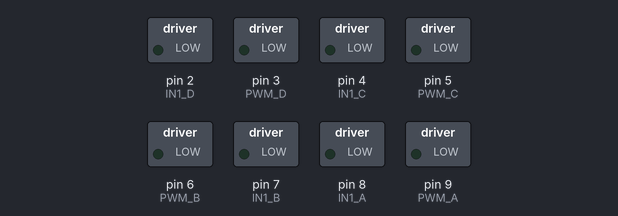
Simulated run of this sketch. Board: Arduino Uno, built with avr-gcc and run on an emulated ATmega328P. On the bench: switched loads named in the sketch (green lamp = pin HIGH). What the sketch prints to the serial monitor is not drawn.

Above: at 0.15 s.
At 3.2 s:
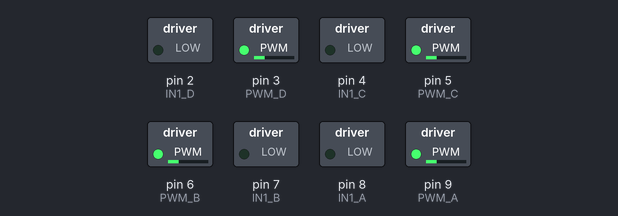
Timing chart, 0 to 4.7 s (numbered marks = the images above):
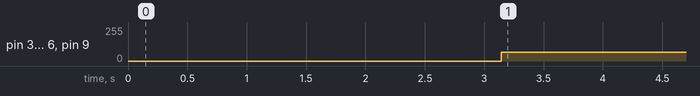

Measured:
- by itself, pin 3 (PWM_D), pin 5 (PWM_C), pin 6 (PWM_B), pin 9 (PWM_A): 0/255 → 67/255 at 3.1 s

The sketch:

mecanum_pid.ino
```cpp
#include <util/atomic.h>

// Pins
#define ENCA_L A5
#define ENCA_R A4
#define PWM_A 9
#define IN1_A 8

#define ENCB_L A3
#define ENCB_R A2
#define PWM_B 6
#define IN1_B 7

#define ENCC_L A1
#define ENCC_R A0
#define PWM_C 5
#define IN1_C 4

#define ENCD_L 16
#define ENCD_R 17
#define PWM_D 3
#define IN1_D 2


// globals
long prevT = 0;
int posPrev = 0;
// Use the "volatile" directive for variables
// used in an interrupt
volatile int pos_i = 0;
volatile float velocity_i = 0;
volatile long prevT_i = 0;

float v1Filt = 0;
float v1Prev = 0;
float v2Filt = 0;
float v2Prev = 0;

float eintegral = 0;

void setup() {
  Serial.begin(115200);

  pinMode(ENCA_L,INPUT);
  pinMode(ENCA_R,INPUT);
  pinMode(PWM_A,OUTPUT);
  pinMode(IN1_A,OUTPUT);

  attachInterrupt(digitalPinToInterrupt(ENCA_L),readEncoder,RISING);

  pinMode(ENCB_L,INPUT);
  pinMode(ENCB_R,INPUT);
  pinMode(PWM_B,OUTPUT);
  pinMode(IN1_B,OUTPUT);

  attachInterrupt(digitalPinToInterrupt(ENCB_L),readEncoder,RISING);

  pinMode(ENCC_L,INPUT);
  pinMode(ENCC_R,INPUT);
  pinMode(PWM_C,OUTPUT);
  pinMode(IN1_C,OUTPUT);

  attachInterrupt(digitalPinToInterrupt(ENCC_L),readEncoder,RISING);

  pinMode(ENCD_L,INPUT);
  pinMode(ENCD_R,INPUT);
  pinMode(PWM_D,OUTPUT);
  pinMode(IN1_D,OUTPUT);

  attachInterrupt(digitalPinToInterrupt(ENCD_L),readEncoder,RISING);
}

void loop() {

  // read the position in an atomic block
  // to avoid potential misreads
  int pos = 0;
  float velocity2 = 0;
  ATOMIC_BLOCK(ATOMIC_RESTORESTATE){
    pos = pos_i;
    velocity2 = velocity_i;
  }

  // Compute velocity with method 1
  long currT = micros();
  float deltaT = ((float) (currT-prevT))/1.0e6;
  float velocity1 = (pos - posPrev)/deltaT;
  posPrev = pos;
  prevT = currT;

  // Convert count/s to RPM
  float v1 = velocity1/600.0*60.0;
  float v2 = velocity2/600.0*60.0;

  // Low-pass filter (25 Hz cutoff)
  v1Filt = 0.854*v1Filt + 0.0728*v1 + 0.0728*v1Prev;
  v1Prev = v1;
  v2Filt = 0.854*v2Filt + 0.0728*v2 + 0.0728*v2Prev;
  v2Prev = v2;

  // Set a target
  float vt = 100*(sin(currT/1e6)>0);

  // Compute the control signal u
  float kp = 5;
  float ki = 10;
  float e = vt-v1Filt;
  eintegral = eintegral + e*deltaT;

  float u = kp*e + ki*eintegral;

  // Set the motor speed and direction
  int dir = 1;
  if (u<0){
    dir = -1;
  }
uint8_t pwr = (int) fabs(u);
  /*if(pwr > 255){
    pwr = 255;
  }*/
  setMotor(dir,pwr,PWM_A,IN1_A);
  setMotor(dir,pwr,PWM_B,IN1_B);
  setMotor(dir,pwr,PWM_C,IN1_C);
  setMotor(dir,pwr,PWM_D,IN1_D);

  Serial.print(vt);
  Serial.print(" ");
  Serial.print(v1Filt);
  Serial.print(" ");
  Serial.print(pwr);
  Serial.println();
  delay(1);
}

void setMotor(int dir, int pwmVal, int pwm, int in1){
  analogWrite(pwm,pwmVal); // Motor speed
  if(dir == 1){
    // Turn one way
    digitalWrite(in1,LOW);
    //digitalWrite(in2,LOW);
  }
  else if(dir == -1){
    // Turn the other way
    digitalWrite(in1,HIGH);
    //digitalWrite(in2,HIGH);
  }
  else{
    // Or dont turn
    digitalWrite(in1,HIGH);
    //digitalWrite(in2,LOW);
  }
}

void readEncoder(){
  // Read encoder B when ENCA rises
  int b = digitalRead(ENCA_R);
  int increment = 0;
  if(b>0){
    // If B is high, increment forward
    increment = 1;
  }
  else{
    // Otherwise, increment backward
    increment = -1;
  }
  pos_i = pos_i + increment;

  // Compute velocity with method 2
  long currT = micros();
  float deltaT = ((float) (currT - prevT_i))/1.0e6;
  velocity_i = increment/deltaT;
  prevT_i = currT;
}
```
